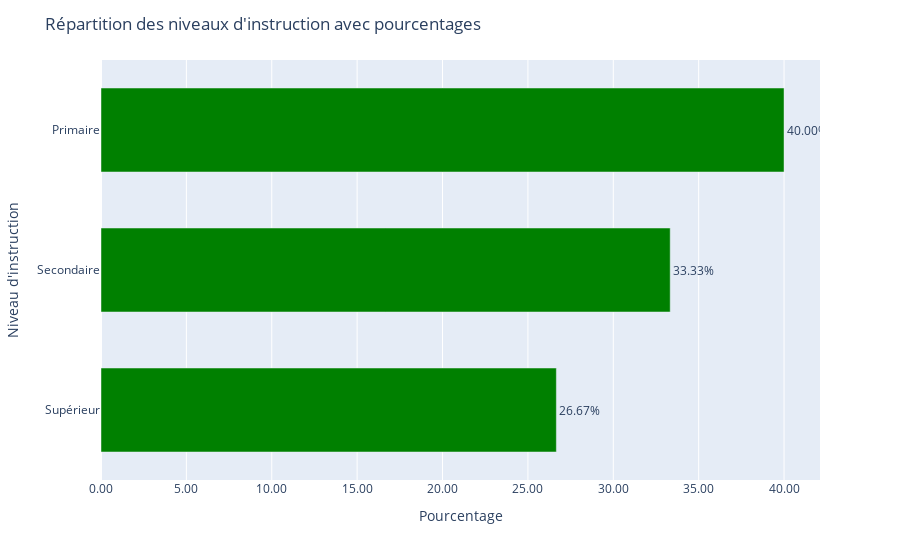

Write notebook code for a chart like this one.
### Code cell
# Données pour le niveau d'instruction
data = pd.DataFrame({
    'niveau_instruction': [
        'Primaire', 'Secondaire', 'Secondaire', 'Supérieur', 'Primaire',
        'Primaire', 'Supérieur', 'Secondaire', 'Secondaire', 'Primaire',
        'Supérieur', 'Primaire', 'Supérieur', 'Secondaire', 'Primaire'
    ]
})

# Calcul des pourcentages de chaque catégorie
frequences = data['niveau_instruction'].value_counts(normalize=True) * 100
frequences_df = frequences.reset_index()
frequences_df.columns = ['niveau_instruction', 'pourcentage']
# Création du graphique en barres horizontales
fig = px.bar(frequences_df, y='niveau_instruction', x='pourcentage', text='pourcentage', orientation='h',
             color_discrete_sequence=['green'])
# Etiquettes de pourcentage
fig.update_traces(texttemplate='%{text:.2f}%', textposition='outside', width=0.6)
# Configure le layout pour les barres horizontales
fig.update_layout(
    title="Répartition des niveaux d'instruction avec pourcentages",
    xaxis_title="Pourcentage",
    yaxis_title="Niveau d'instruction",
    yaxis=dict(categoryorder="total ascending"), 
    xaxis_tickformat=",.2f",
    showlegend=False
)

# Affichage 
fig.show()

### Figure 1 — Plotly figure (JSON) as saved in the notebook; plotly's stock layout.template omitted (floating-point values rounded to 4 significant figures)
{"data": [{"alignmentgroup": "True", "hovertemplate": "pourcentage=%{text}<br>niveau_instruction=%{y}<extra></extra>", "legendgroup": "", "marker": {"color": "green", "pattern": {"shape": ""}}, "name": "", "offsetgroup": "", "orientation": "h", "showlegend": false, "text": [40, 33.33, 26.67], "textposition": "outside", "texttemplate": "%{text:.2f}%", "type": "bar", "width": 0.6, "x": [40, 33.33, 26.67], "xaxis": "x", "y": ["Primaire", "Secondaire", "Supérieur"], "yaxis": "y"}], "layout": {"barmode": "relative", "legend": {"tracegroupgap": 0}, "margin": {"t": 60}, "showlegend": false, "title": {"text": "Répartition des niveaux d'instruction avec pourcentages"}, "xaxis": {"anchor": "y", "domain": [0, 1], "tickformat": ",.2f", "title": {"text": "Pourcentage"}}, "yaxis": {"anchor": "x", "categoryorder": "total ascending", "domain": [0, 1], "title": {"text": "Niveau d'instruction"}}}}
